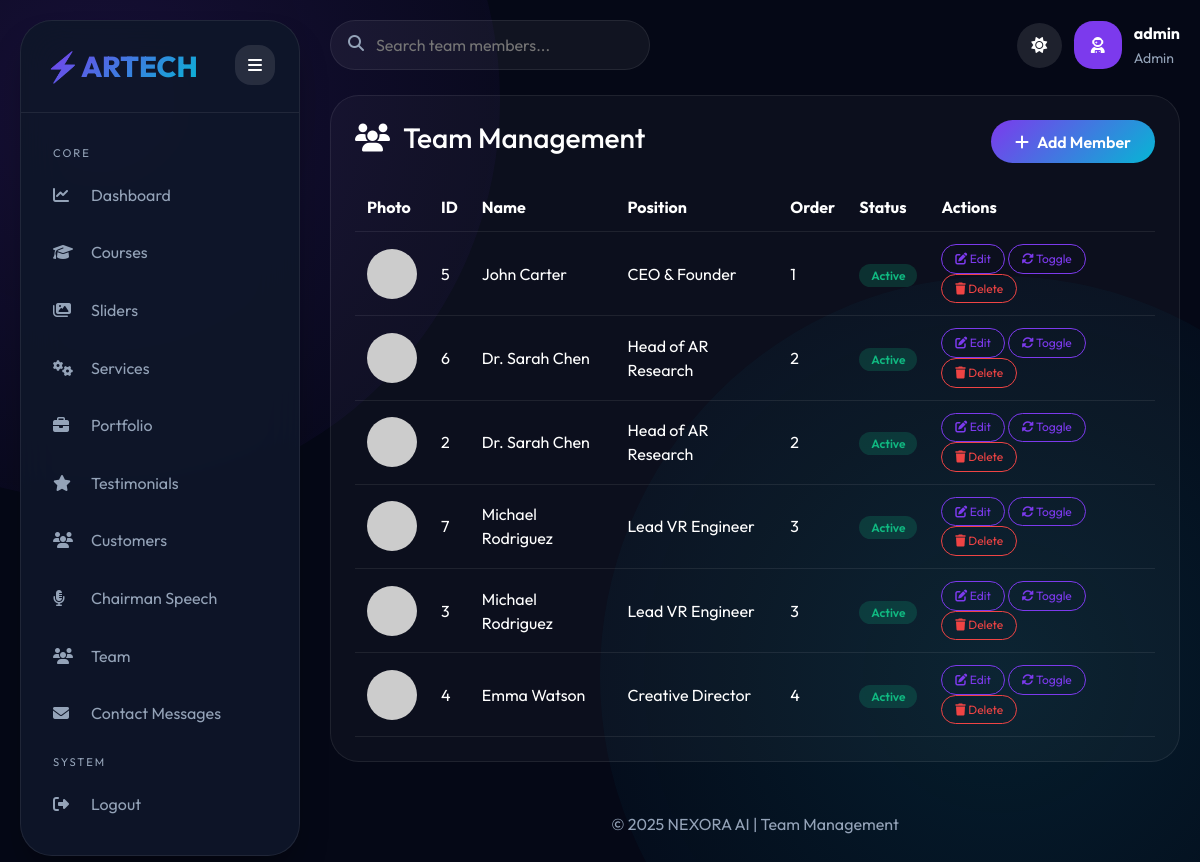
Page /admin/manage_team.php (signed in) on the committed database.
### tables this page shows
CREATE TABLE `team_members` (
  `id` int(11) NOT NULL,
  `name` varchar(255) NOT NULL,
  `position` varchar(255) NOT NULL,
  `bio` text DEFAULT NULL,
  `image_url` varchar(500) NOT NULL,
  `social_facebook` varchar(255) DEFAULT NULL,
  `social_twitter` varchar(255) DEFAULT NULL,
  `social_linkedin` varchar(255) DEFAULT NULL,
  `order_position` int(11) DEFAULT 0,
  `status` tinyint(4) DEFAULT 1,
  `is_active` tinyint(1) DEFAULT 1
);

### admin/manage_team.php (the view, shortened to what this page needs)
<?php
require_once '../config.php';
try {
    $pdo->exec("ALTER TABLE `team_members` ADD COLUMN IF NOT EXISTS `status` TINYINT DEFAULT 1 AFTER `order_position`");
} catch (PDOException $e) {
}
$members = $pdo->query("SELECT * FROM team_members ORDER BY order_position ASC, id DESC")->fetchAll();
?>
<!DOCTYPE html>
<html lang="en">
<head>
    <link href="https://cdn.jsdelivr.net/npm/bootstrap@5.3.3/dist/css/bootstrap.min.css" rel="stylesheet">
    <link rel="stylesheet" href="https://cdnjs.cloudflare.com/ajax/libs/font-awesome/6.5.2/css/all.min.css">
</head>
<body>
<?php include 'navigation.php'; ?>
<div class="main" id="main">
    <div class="topbar">
        <div class="search-box"><i class="fas fa-search"></i><input type="text" id="searchInput" placeholder="Search team members..."></div>
        <div style="display: flex; gap: 12px; align-items: center;">
            <button class="theme-toggle" id="themeToggle"><i class="fas fa-moon"></i></button>
            <div class="profile-img"><i class="fas fa-user-astronaut"></i></div>
            <div><strong><?php echo htmlspecialchars($_SESSION['admin_username']); ?></strong><br><small style="color:var(--muted)">Admin</small></div>
        </div>
    </div>
    <div class="panel">
        <div style="display: flex; justify-content: space-between; align-items: center; flex-wrap: wrap; margin-bottom: 20px;">
            <h3><i class="fas fa-users me-2"></i> Team Management</h3>
            <button class="btn-add" data-bs-toggle="modal" data-bs-target="#addTeamModal"><i class="fas fa-plus me-2"></i>Add Member</button>
        </div>
        <div class="table-responsive">
            <table class="team-table w-100" id="teamTable">
                <thead><tr><th>Photo</th><th>ID</th><th>Name</th><th>Position</th><th>Order</th><th>Status</th><th>Actions</th></tr></thead>
                <tbody>
                    <?php foreach($members as $m): ?>
                    <tr data-id="<?php echo $m['id']; ?>">
                        <td><?php if($m['image_url']): ?><img src="../<?php echo htmlspecialchars($m['image_url']); ?>" class="team-thumb"><?php else: ?><i class="fas fa-user-circle fa-2x text-muted"></i><?php endif; ?></td>
                        <td><?php echo $m['id']; ?></td>
                        <td><?php echo htmlspecialchars($m['name']); ?></td>
                        <td><?php echo htmlspecialchars($m['position']); ?></td>
                        <td><?php echo $m['order_position']; ?></td>
                        <td><span class="status-badge <?php echo ($m['status'] ?? 1) ? '' : 'inactive'; ?>"><?php echo ($m['status'] ?? 1) ? 'Active' : 'Inactive'; ?></span></td>
                        <td>
                            <button class="edit-btn btn-sm-custom" data-id="<?php echo $m['id']; ?>" data-name="<?php echo htmlspecialchars($m['name']); ?>" data-position="<?php echo htmlspecialchars($m['position']); ?>" data-bio="<?php echo htmlspecialchars($m['bio']); ?>" data-image="<?php echo htmlspecialchars($m['image_url']); ?>" data-fb="<?php echo htmlspecialchars($m['social_facebook']); ?>" data-tw="<?php echo htmlspecialchars($m['social_twitter']); ?>" data-li="<?php echo htmlspecialchars($m['social_linkedin']); ?>" data-order="<?php echo $m['order_position']; ?>" data-status="<?php echo $m['status'] ?? 1; ?>"><i class="fas fa-edit"></i> Edit</button>
                            <button class="toggle-status btn-sm-custom" data-id="<?php echo $m['id']; ?>"><i class="fas fa-sync-alt"></i> Toggle</button>
                            <button class="delete-btn btn-sm-custom" data-id="<?php echo $m['id']; ?>" style="border-color:var(--danger); color:var(--danger);"><i class="fas fa-trash"></i> Delete</button>
                        </td>
                    </tr>
                    <?php endforeach; ?>
                </tbody>
            </table>
        </div>
    </div>
    <div class="footer">© 2025 NEXORA AI | Team Management</div>
</div>
</body>
</html>

### admin/manage_team.php (style rules this page uses)
:root { --bg: #050816; --panel: #0f172a; --primary: #7c3aed; --primary-glow: #a855f7; --secondary: #06b6d4; --success: #10b981; --warning: #f59e0b; --danger: #ef4444; --text: #ffffff; --muted: #94a3b8; --border: rgba(255,255,255,0.08); --shadow: 0 20px 35px -10px rgba(0,0,0,0.4); }
* { margin: 0; padding: 0; box-sizing: border-box; }
body { font-family: 'Outfit', sans-serif; background: var(--bg); color: var(--text); transition: all 0.3s; overflow-x: hidden; }
body::before, body::after { content: ''; position: fixed; width: 800px; height: 800px; border-radius: 50%; background: radial-gradient(circle, rgba(124,58,237,0.15), transparent); top: -300px; left: -300px; z-index: -1; animation: floatBg 20s infinite alternate; }
body::after { background: radial-gradient(circle, rgba(6,182,212,0.12), transparent); top: auto; bottom: -200px; right: -200px; left: auto; animation: floatBg2 18s infinite alternate; }
.main { margin-left: 310px; padding: 20px; transition: 0.3s; }
.topbar { display: flex; justify-content: space-between; align-items: center; margin-bottom: 25px; flex-wrap: wrap; gap: 15px; }
.search-box { position: relative; width: 320px; }
.search-box input { width: 100%; background: rgba(255,255,255,0.05); border: 1px solid var(--border); border-radius: 2rem; padding: 12px 20px 12px 45px; color: var(--text); }
.search-box i { position: absolute; left: 18px; top: 15px; color: var(--muted); }
.theme-toggle { background: rgba(255,255,255,0.1); border: none; border-radius: 2rem; width: 45px; height: 45px; cursor: pointer; color: var(--text); }
.profile-img { width: 48px; height: 48px; border-radius: 1.2rem; background: var(--primary); display: flex; align-items: center; justify-content: center; }
.panel { background: rgba(255,255,255,0.03); border-radius: 1.8rem; padding: 1.5rem; border: 1px solid var(--border); }
.team-table { width: 100%; border-collapse: collapse; }
.team-table th, .team-table td { padding: 12px; text-align: left; border-bottom: 1px solid var(--border); vertical-align: middle; }
.team-thumb { width: 50px; height: 50px; object-fit: cover; border-radius: 50%; }
.status-badge { background: rgba(16,185,129,0.2); color: #10b981; padding: 4px 12px; border-radius: 50px; font-size: 0.75rem; font-weight: 600; }
.btn-sm-custom { background: transparent; border: 1px solid var(--primary); color: var(--primary); border-radius: 2rem; padding: 0.3rem 0.8rem; font-size: 0.75rem; transition: 0.2s; }
.btn-add { background: linear-gradient(135deg, var(--primary), var(--secondary)); border: none; border-radius: 2rem; padding: 0.6rem 1.5rem; color: white; font-weight: 600; }
.footer { text-align: center; margin-top: 30px; padding: 20px; color: var(--muted); }

### rows in the picture
team_members: id "5", name "John Carter", position "CEO & Founder", order_position "1", status "Active"
team_members: id "6", name "Dr. Sarah Chen", position "Head of AR Research", order_position "2", status "Active"
team_members: id "2", name "Dr. Sarah Chen", position "Head of AR Research", order_position "2", status "Active"
team_members: id "7", name "Michael Rodriguez", position "Lead VR Engineer", order_position "3", status "Active"
team_members: id "3", name "Michael Rodriguez", position "Lead VR Engineer", order_position "3", status "Active"
team_members: id "4", name "Emma Watson", position "Creative Director", order_position "4", status "Active"

### other values in the picture
$_SESSION['admin_username'] "admin"
